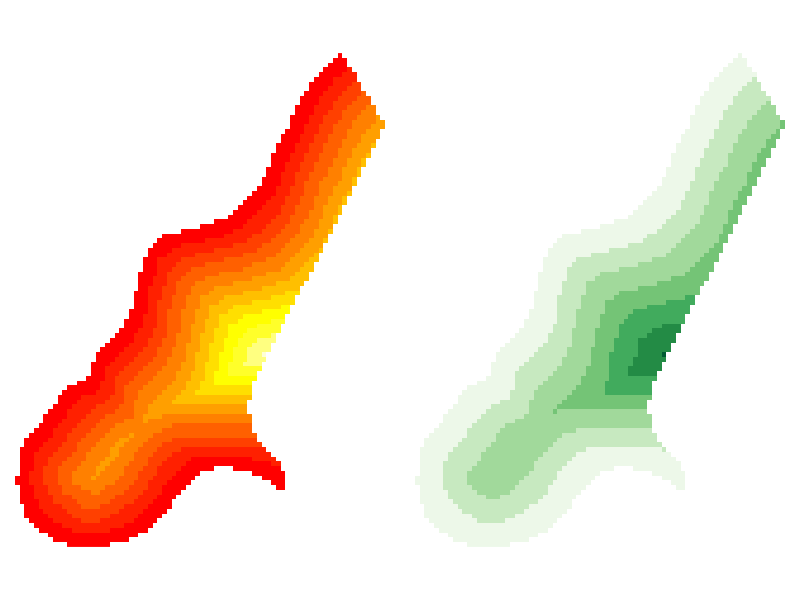

The R source for this figure:
install.packages("sp")

library(sp)
data(meuse.grid)
# define a SpatialPixelsDataFrame from the data
mat = SpatialPixelsDataFrame(points = meuse.grid[c("x", "y")],
                             data = meuse.grid)
#plot(mat)
# set some plot parameters (1 row, 2 columns)
par(mfrow = c(1,2))
# set the plot margins
par(mar = c(0,0,0,0))
# plot the points using the default shading
image(mat, "dist")
# load the package
library(RColorBrewer)
# select and examine a colour palette with 7 classes
greenpal <- brewer.pal(7,'Greens')
# and now use this to plot the data
image(mat, "dist", col=greenpal)

# reset par
par(mfrow = c(1,1))
